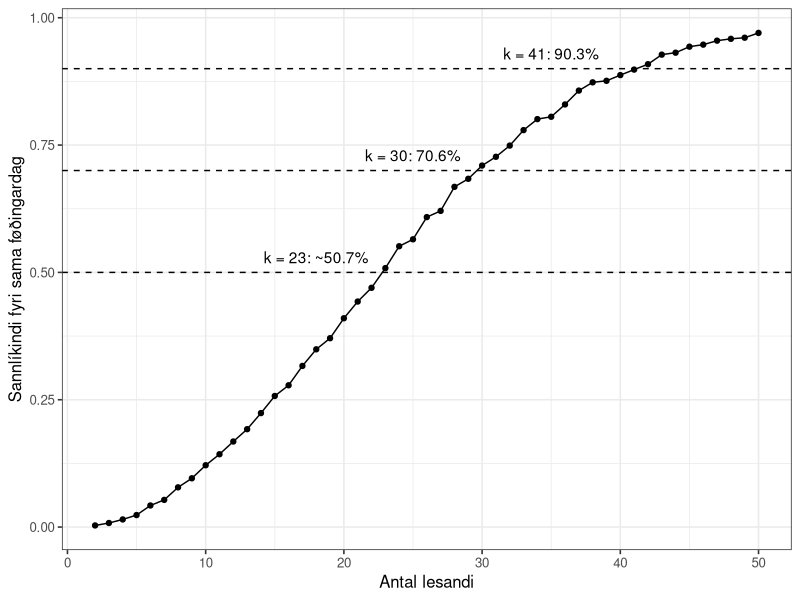
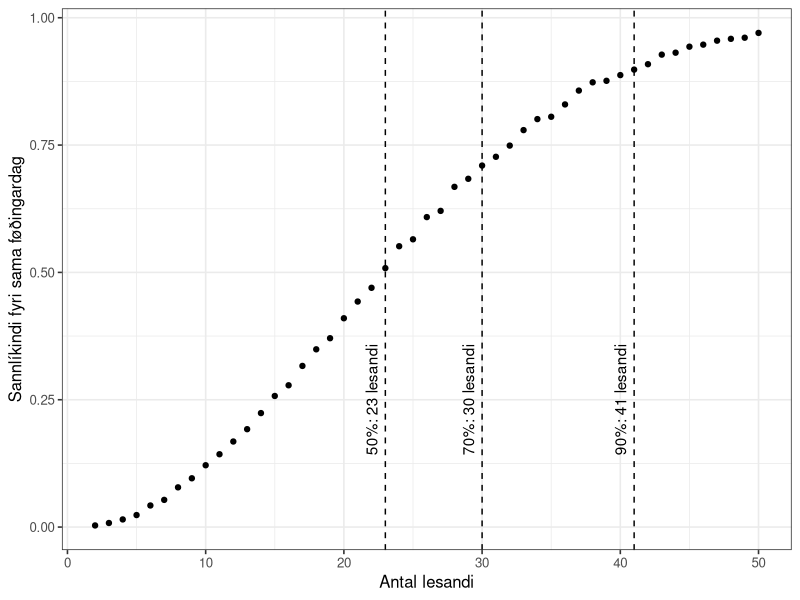
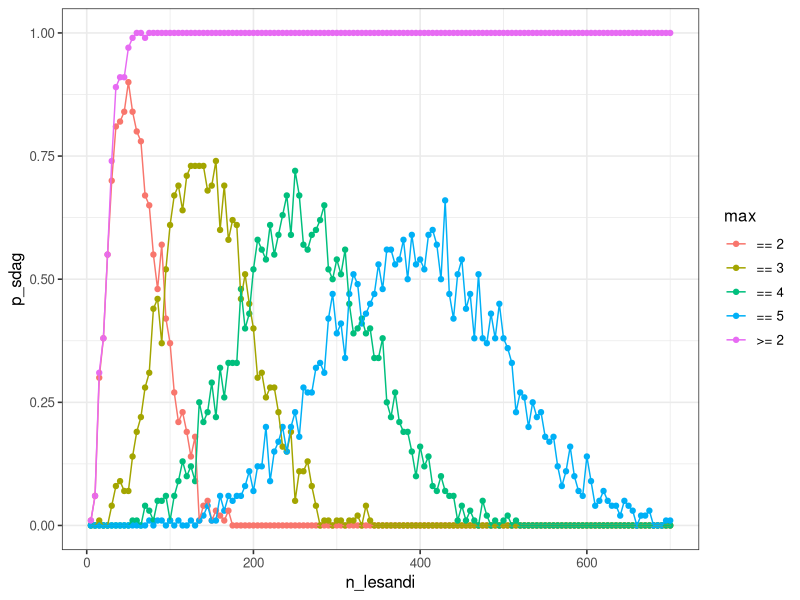
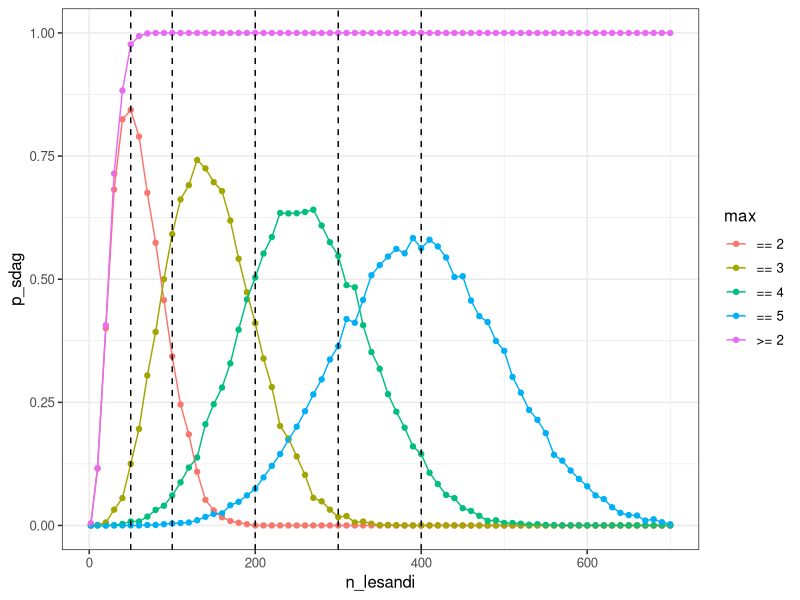
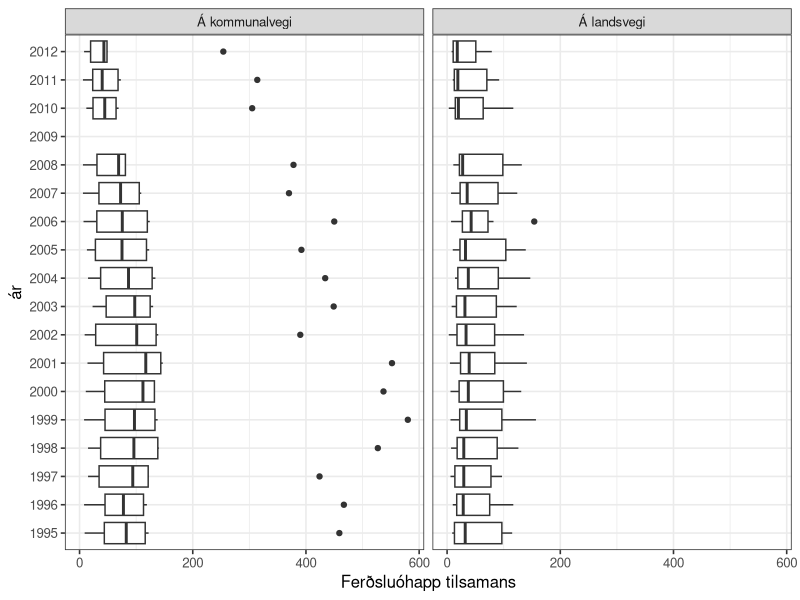
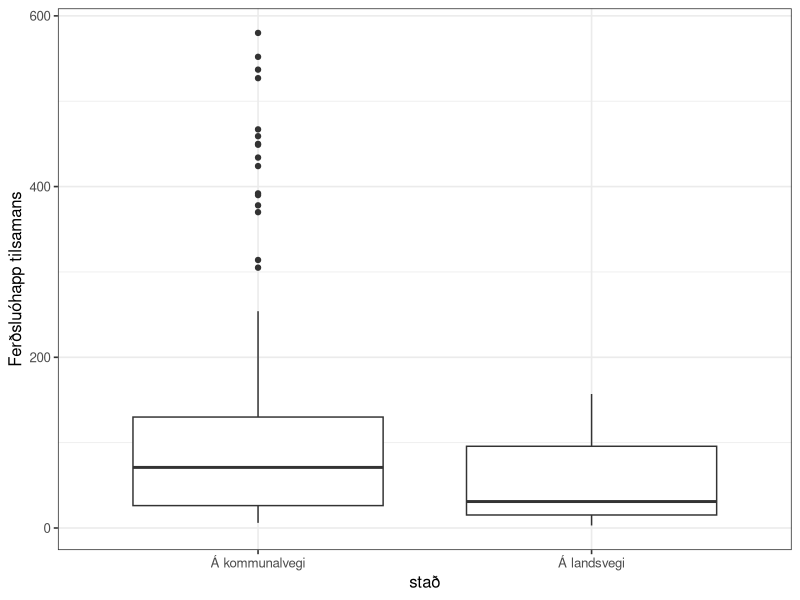
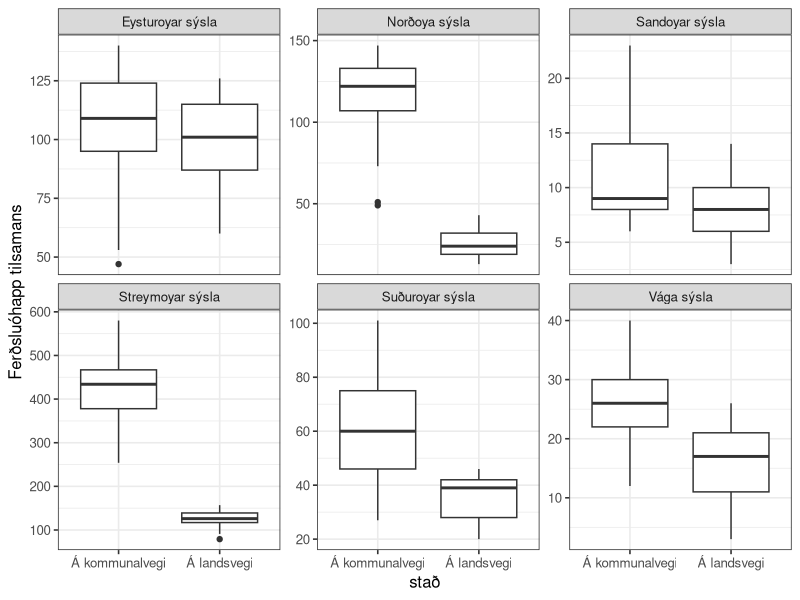
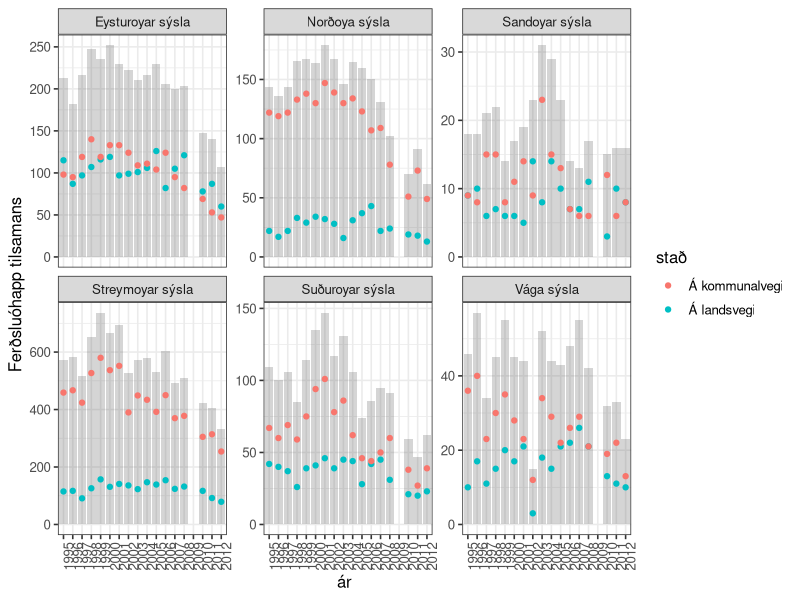

Generate these figures, in order, with R:
## ---- chunk 1
knitr::opts_chunk$set(echo = TRUE)

options(dplyr.summarise.inform = FALSE)
library(tidyverse)

# set theme used for plotting
theme_set(theme_bw(base_size = 12))

## ---- chunk 2
n_lesandi <- 2:10
roynd_nr <- 1:2

sama_fdag <- crossing(n_lesandi, roynd_nr)
sama_fdag
## ---- chunk 3
sama_fdag <- mutate(
  sama_fdag,
  fdag = map(n_lesandi, ~ sample(365, ., replace = TRUE)))

sama_fdag
## ---- chunk 4
str(sama_fdag$fdag)
## ---- chunk 5
sama_fdag <- mutate(sama_fdag, nakar_sdag = map_lgl(fdag, ~ any(duplicated(.x))))
sama_fdag

## ---- chunk 6
p_samadag <- sama_fdag %>%
  group_by(n_lesandi) %>%
  summarise(p_sdag = mean(nakar_sdag))

p_samadag
## ---- chunk 7

p_samadag <-
  crossing(n_lesandi = 2:10, roynd_nr = 1:2) %>%
  mutate(.,
    fdag = map(n_lesandi, ~sample(365, ., replace = TRUE))
  ) %>%
  mutate(., nakar_sdag = map_lgl(fdag, ~any(duplicated(.x)))) %>%
  group_by(n_lesandi) %>%
  summarize(p_sdag = mean(nakar_sdag))
  
p_samadag
## ---- chunk 8

n_lesandi <- 2:50

p_samadag <-
  crossing(n_lesandi, roynd_nr) %>%
  mutate(.,
    fdag = map(n_lesandi, ~sample(365, ., replace = TRUE))
  ) %>%
  mutate(., nakar_sdag = map_lgl(fdag, ~any(duplicated(.x)))) %>%
  group_by(n_lesandi) %>%
  summarize(p_sdag = mean(nakar_sdag))
  
p_samadag

## ---- chunk 9
roynd_nr <- 1:5000
p_samadag <-
  crossing(n_lesandi, roynd_nr) %>%
  mutate(.,
    fdag = map(n_lesandi, ~sample(365, ., replace = TRUE))
  ) %>%
  mutate(., nakar_sdag = map_lgl(fdag, ~any(duplicated(.x)))) %>%
  group_by(n_lesandi) %>%
  summarize(p_sdag = mean(nakar_sdag))
  
p_samadag
## ---- chunk 10
ggplot(p_samadag, aes(x = n_lesandi, y = p_sdag)) +
  geom_point() +
  geom_line() +
  xlab("Antal lesandi") +
  ylab("Sannlíkindi fyri sama føðingardag") +
  geom_hline(yintercept = c(0.5, 0.7, 0.9), linetype = "dashed") +
  annotate("text", x=18, y = 0.53, label="k = 23: ~50.7%") +
  annotate("text", x=25, y = 0.73, label="k = 30: 70.6%") +
  annotate("text", x=35, y = 0.93, label="k = 41: 90.3%")
## ---- chunk 11
p_samadag <- p_samadag %>%
  mutate(n_ymisk = map(n_lesandi, ~prod(365:(365 - . + 1))) %>% unlist,
         n_total = 365^n_lesandi,
         p_teori = 1 - (n_ymisk/n_total)
  )

p_samadag
## ---- chunk 12
p_samadag <- p_samadag %>% 
  mutate(p_bday = map_dbl(n_lesandi, ~pbirthday(., classes = 365, coincident = 2)))

p_samadag
## ---- chunk 13
x50 <- qbirthday(prob = 0.5, classes = 365, coincident = 2)
x70 <- qbirthday(prob = 0.7, classes = 365, coincident = 2)
x90 <- qbirthday(prob = 0.9, classes = 365, coincident = 2)

ggplot(p_samadag, aes(x = n_lesandi, y = p_sdag)) +
  geom_point() +
  geom_vline(xintercept = x50, linetype = "dashed") +
  annotate("text", x=x50-1, y = 0.25, label=sprintf("%s: %s lesandi", "50%", x50), angle=90) +
  geom_vline(xintercept = x70, linetype = "dashed") +
  annotate("text", x=x70-1, y = 0.25, label=sprintf("%s: %s lesandi", "70%", x70), angle=90) +
  geom_vline(xintercept = x90, linetype = "dashed") +
  annotate("text", x=x90-1, y = 0.25, label=sprintf("%s: %s lesandi", "90%", x90), angle=90) +
  xlab("Antal lesandi") +
  ylab("Sannlíkindi fyri sama føðingardag")

## ---- chunk 14
qbirthday(prob = 0.5, classes = 365, coincident = 2)
qbirthday(prob = 0.7, classes = 365, coincident = 2)
qbirthday(prob = 0.9, classes = 365, coincident = 2)
## ---- chunk 15
n_lesandi_50 <- pbirthday(50, classes = 365, coincident = 2)
n_lesandi_50

n_lesandi_80 <- pbirthday(80, classes = 365, coincident = 2)
n_lesandi_80
## ---- chunk 16
n_lesandi = seq(5, 700, 5)
roynd_nr = 1:100

p_maxsdag <- NULL

p_maxsdag <- crossing(n_lesandi, roynd_nr) %>%
  mutate(
    fdag = map(n_lesandi, ~sample(365, ., replace = TRUE)),
    `>= 2` = map_int(fdag, ~any(duplicated(.x))),
    max_sdag = map_int(fdag, function(x) max(table(x))),
    `== 2` = max_sdag == 2,
    `== 3` = max_sdag == 3,
    `== 4` = max_sdag == 4,
    `== 5` = max_sdag == 5,
  )

p_maxsdag
## ---- chunk 17
p_maxsdag <- p_maxsdag %>%
  pivot_longer(cols=c(`>= 2`, `== 2`, `== 3`, `== 4`, `== 5`), names_to = 'max', values_to = 'sdag')

p_maxsdag
## ---- chunk 18


p_maxsdag <- p_maxsdag %>%
  group_by(n_lesandi, max) %>%
  summarize(p_sdag = mean(sdag))
p_maxsdag
## ---- chunk 19
ggplot(p_maxsdag, aes(x = n_lesandi, y = p_sdag, colour = max)) +
  geom_point() +
  geom_line()
## ---- chunk 20
n_lesandi = c(2, seq(10, 700, 10))
#n_lesandi = seq(5, 700, 5)
roynd_nr = 1:2000

p_maxsdag <- NULL

p_maxsdag <- crossing(n_lesandi, roynd_nr) %>%
  mutate(
    fdag = map(n_lesandi, ~sample(365, ., replace = TRUE)),
    `>= 2` = map_int(fdag, ~any(duplicated(.x))),
    max_sdag = map_int(fdag, function(x) max(table(x))),
    `== 2` = max_sdag == 2,
    `== 3` = max_sdag == 3,
    `== 4` = max_sdag == 4,
    `== 5` = max_sdag == 5,
  ) %>%
  pivot_longer(cols=c(`>= 2`, `== 2`, `== 3`, `== 4`, `== 5`), names_to = 'max', values_to = 'sdag') %>%
  group_by(n_lesandi, max) %>%
  summarize(p_sdag = mean(sdag))

p_maxsdag
## ---- chunk 21
ggplot(p_maxsdag, aes(x = n_lesandi, y = p_sdag, colour = max)) +
  geom_point() +
  geom_line() +
  geom_vline(xintercept = c(50, 100, 200, 300, 400), linetype = "dashed")
## ---- chunk 22
max_values <- NULL
for (v in c(50, 100, 200, 300, 400)) {
  n_lesandi_max <- NULL
  n_lesandi_max <-
    head(
      arrange(p_maxsdag %>%
        filter(n_lesandi == v) %>% filter(max != ">= 2"), desc(p_sdag)
      ),
    3) %>%
    mutate(nr = c(1, 2, 3))
  max_values <- rbind(max_values, n_lesandi_max)
}

max_values
## ---- chunk 23
ferdslu_ohapp <- read_csv("ferdslu_ohapp.csv")
ferdslu_ohapp
## ---- chunk 24
ferdslu_ohapp <- read_csv("ferdslu_ohapp.csv", skip = 1, na = "..")
ferdslu_ohapp
## ---- chunk 25
ferdslu_ohapp <- ferdslu_ohapp %>%
  mutate(across(everything(), ~ str_replace(., "-", "0")))
ferdslu_ohapp
## ---- chunk 26
ferdslu_ohapp <- pivot_longer(ferdslu_ohapp, cols = '1995':'2012',
                   names_to = "ár", values_to = "n", values_transform = list(n = as.integer))

ferdslu_ohapp

#ferdslu_ohapp$n <- as.integer(ferdslu_ohapp$n)

## ---- chunk 27

ferdslu_ohapp <- pivot_wider(ferdslu_ohapp, names_from = slag, values_from = n)


ferdslu_ohapp
## ---- chunk 28

ggplot(ferdslu_ohapp) +
  geom_boxplot(aes(x = `Ferðsluóhapp tilsamans`, y = ár), na.rm = TRUE) +
  facet_wrap(~stað)

## ---- chunk 29
df <- ferdslu_ohapp %>%
  filter(`Ferðsluóhapp tilsamans` > 150) 
df
## ---- chunk 30

ggplot(data = ferdslu_ohapp) +
  geom_boxplot(aes(x = stað, y = `Ferðsluóhapp tilsamans`), na.rm = TRUE)

## ---- chunk 31

ggplot(data = ferdslu_ohapp) +
  geom_boxplot(aes(x = stað, y = `Ferðsluóhapp tilsamans`), na.rm = TRUE) +
  facet_wrap(~sýsla, scales = "free_y")

## ---- chunk 32

ggplot(ferdslu_ohapp) +
  geom_bar(aes(x = ár, y = `Ferðsluóhapp tilsamans`), alpha = 0.25, stat = "Identity", na.rm = TRUE) +
  geom_point(aes(x = ár, y = `Ferðsluóhapp tilsamans`, colour = stað), na.rm = TRUE) +
  facet_wrap(~sýsla, scales = "free_y") +
  theme(axis.text.x = element_text(angle = 90))

## ---- chunk 33
ggplot(ferdslu_ohapp, aes(x = `Skadd fólk`, y = `ár`)) +
  geom_boxplot(na.rm = TRUE) +
  facet_wrap(~ `stað`)

## ---- chunk 34
ggplot(ferdslu_ohapp, aes(x = `stað`, y = `Skadd fólk`)) +
  geom_boxplot(na.rm = TRUE)
## ---- chunk 35
ggplot(ferdslu_ohapp, aes(x = `stað`, y = `Skadd fólk`)) +
  geom_boxplot(na.rm = TRUE) +
  facet_wrap(~ `sýsla`, scales = "free_y")
## ---- chunk 36
ggplot(ferdslu_ohapp, aes(x = `stað`, y = `Skadd fólk` / `Ferðsluóhapp tilsamans`)) +
  geom_boxplot(na.rm = TRUE) +
  facet_wrap(~ `sýsla`, scales = "free_y")
## ---- chunk 37
ggplot(ferdslu_ohapp) +
  geom_boxplot(aes(x = `Skadd fólk`/`Ferðsluóhapp tilsamans`, y = `stað`), color = "red", na.rm = TRUE) +
  geom_violin(aes(x = `Skadd fólk`/`Ferðsluóhapp tilsamans`, y = `stað`), alpha = 0.25, na.rm = TRUE) +
  geom_boxplot(aes(x = `Skadd fólk` / `Ferðsluóhapp tilsamans`, y = "Í Føroyum"), color = "blue", na.rm = TRUE) +
  geom_violin(aes(x = `Skadd fólk` / `Ferðsluóhapp tilsamans`, y = "Í Føroyum"), alpha = 0.25, na.rm = TRUE)
## ---- chunk 38
ophapp_yvirlit <- ferdslu_ohapp %>% 
  filter(`ár` != "2009") %>%
  group_by(`stað`) %>%
  summarise(
    n = n(),
    n_ohapp = sum(`Ferðsluóhapp tilsamans`),
    n_skadd = sum(`Skadd fólk`),
    p_skadd = n_skadd / n_ohapp
  )

ophapp_yvirlit
## ---- chunk 39
t.test(ophapp_yvirlit$p_skadd, conf.level = .95)$conf.int
## ---- chunk 40
binom.test(x = 636, n = 12623, p = 1/103)
## ---- chunk 41
prop.test(x = ophapp_yvirlit$n_skadd, n = ophapp_yvirlit$n_ohapp, p = ophapp_yvirlit$p_skadd)
## ---- chunk 42
landsvegi_ar <- ferdslu_ohapp %>% 
  filter(`ár` == 1998, `stað` == "Á landsvegi") %>%
  group_by(stað, ár, sýsla) %>%
  summarise(
    n_ohapp = sum(`Ferðsluóhapp tilsamans`),
    n_skadd = sum(`Skadd fólk`)
  )

landsvegi_ar
## ---- chunk 43
n_ohapp <- landsvegi_ar$n_ohapp
p <- 626/5285 # p_skadd

ndata <- NULL
tdata <- NULL
for (n in n_ohapp) {
  size = n
  mu <- n*p
  sd <- sqrt(n*p*(1-p))
  
  tb_data <- NULL
  tb_data <- tibble(x = seq(0, 25, 0.01),
                    y = dnorm(x, mu, sd),
                    n_ohapp = n)
  ndata <- rbind(ndata, tb_data)
  
  tb_bino <- tibble(
  x = seq(0, 25, 1),
  y = dbinom(x, n, p),
  n_ohapp = n
  )
  tdata <- rbind(tdata, tb_bino)
}

ggplot(ndata, aes(x,y)) +
  # geom_area(data=filter(ndata,
  #                       x <= 10),
  #           fill = "lightblue") +
  # geom_area(data=filter(ndata,
  #                       x >= 20),
  #           aes(x = x, y = y),
  #           fill = "lightblue") +
  scale_x_continuous(breaks = seq(0, 25, 5)) +
  scale_y_continuous(breaks = seq(0, 0.4, 0.1)) +
  geom_line() +
  geom_point(data=tdata, aes(x, y)) +
  facet_wrap(~ n_ohapp)
## ---- chunk 44
sysla_yvirlit <- ferdslu_ohapp %>%
  filter(`ár` != 2009) %>%
  group_by(`sýsla`) %>%
  summarise(
    n_ohapp = sum(`Ferðsluóhapp tilsamans`),
    n_skadd = sum(`Skadd fólk`),
    n_oskadd = n_ohapp - n_skadd 
  )
sysla_yvirlit
## ---- chunk 45
skadd_oskadd <- sysla_yvirlit %>%
  group_by(n_skadd, n_oskadd) %>%
  select(n_skadd, n_oskadd)

skadd_oskadd
## ---- chunk 46
chisq.test(skadd_oskadd)
## ---- chunk 47

# prop.test(x = skadd_oskadd$n_skadd, n = skadd_oskadd$n_oskadd, p = ptest)
prop.test(x = as.matrix(skadd_oskadd))

?prop.test
